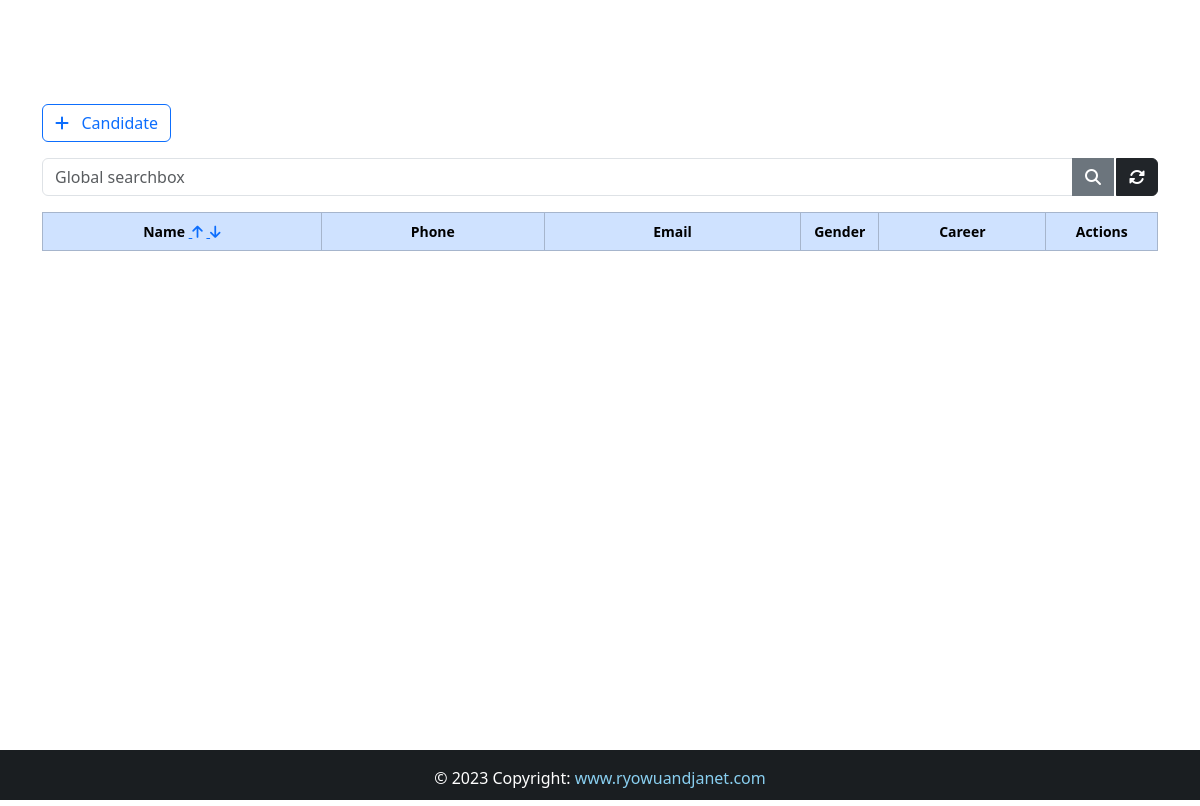
/, run on an earlier commit of the app's database.
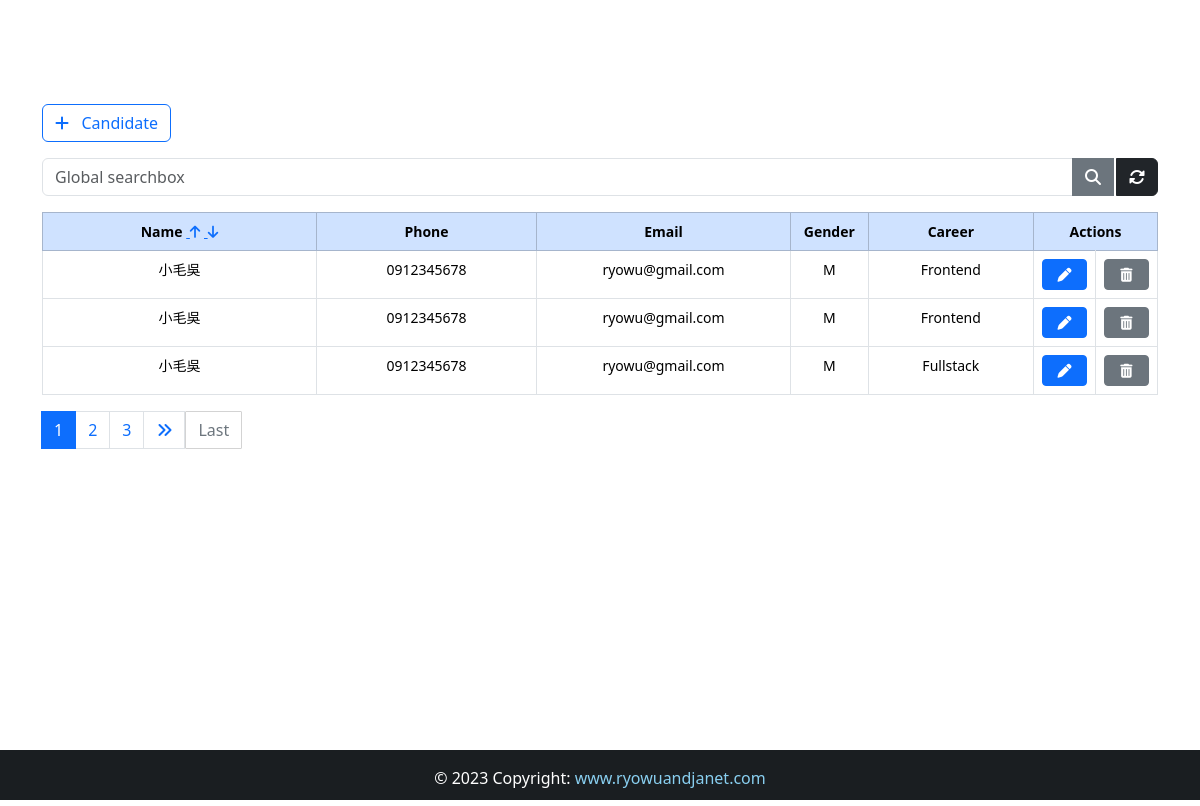
And on a later commit of the database.
### App/models.py (models this page shows, shortened)
class Candidate(models.Model):
    name = models.CharField(max_length=100)
    phone = models.CharField(max_length=25)
    email = models.CharField(max_length=100)
    gender = models.CharField(max_length=1,null=True, choices=GENDER)
    career = models.CharField(max_length=50,null=True, choices=CAREER)

### App/views.py (the view)
# urls.py: path("", views.Read.as_view(), name="read"),
class Read(ListView):
    model = Candidate
    queryset = Candidate.objects.all()
    paginate_by = 3
    def get_queryset(self):
        q = self.request.GET.get('q')
        sort_by = self.request.GET.get('sort_by')  # Get the sort parameter from the URL
        if q:
            object_list = self.model.objects.filter(
                Q(name__icontains=q) | Q(phone__icontains=q) | Q(email__icontains=q) |
                Q(gender__icontains=q) | Q(career__icontains=q)
            )
        else:
            object_list = self.model.objects.all()
        if sort_by == 'name_asc':
            object_list = object_list.order_by('name')
        elif sort_by == 'name_desc':
            object_list = object_list.order_by('-name')
        return object_list

### App/templates/App/candidate_list.html (shortened to what this page needs)
{% extends 'App/base.html' %}
{% block content %}
    <div class="container">
        <a href="{% url 'create' %}" class="btn btn-outline-primary mb-3 mt-5">
            <i class="fas fa-plus"></i>&nbsp;&nbsp; Candidate
        </a>
        <form>
            <div class="input-group mb-3">
                <input type="text" name="q" class="form-control input-sm" placeholder="Global searchbox" value="{{ request.GET.q }}">
                <button class="btn btn-secondary" title="Search"><i class="fas fa-search"></i></button>
                <a href="{% url 'read' %}" class="btn btn-dark" style="margin-left: 2px;" title="Refresh"> <i class="fas fa-sync-alt"></i></a>
            </div>
        </form>
        <table class="table table-bordered" style="text-align: center; font-size: 14px;">
            <thead class="table-primary">
                <tr>
                    <th id="th1" style="width: 25%;">Name
                        <a href="?q={{ request.GET.q }}&sort_by=name_asc">&nbsp;<i class="fa-solid fa-arrow-up"></i></a>
                        <a href="?q={{ request.GET.q }}&sort_by=name_desc">&nbsp;<i class="fa-solid fa-arrow-down"></i></a>
                    </th>
                    <th style="width: 20%;">Phone</th>
                    <th style="width: 23%;">Email</th>
                    <th style="width: 7%;">Gender</th>
                    <th style="width: 15%;">Career</th>
                    <th colspan="2" style="width: 10%;">Actions</th>
                </tr>
            </thead>
            {% for candidate in object_list %}
            <tr>
                <td>{{ candidate.name }}</td>
                <td>{{ candidate.phone }}</td>
                <td>{{ candidate.email }}</td>
                <td>{{ candidate.gender }}</td>
                <td>{{ candidate.career }}</td>
                <td>
                    <a href="{% url 'update' pk=candidate.id %}" class="btn btn-primary btn-sm" style="width: 45px;">
                        <i class="fas fa-pen"></i>
                    </a>
                </td>
                <td>
                    <a href="{% url 'delete' pk=candidate.id %}" class="btn btn-secondary btn-sm" style="width: 45px;">
                        <i class="fas fa-trash-alt"></i>
                    </a>
                </td>
            </tr>
            {% endfor %}
        </table>
        <nav>
            {% if page_obj.has_other_pages %}
            <ul class="pagination">
                {% for i in page_obj.paginator.page_range %}
                {% if page_obj.number == i %}
                <li class="page-item active">
                    <span class="page-link">
                        {{ i }}
                    </span>
                </li>
                {% else %}
                <li class="page-item">
                    <a href="?page={{ i }}" class="page-link">{{ i }}</a>
                </li>
                {% endif %}
                {% endfor %}
                {% if page_obj.has_next %}
                <li class="page-item">
                    <a href="?page={{ page_obj.next_page_number }}" class="page-link">
                        <i class="fas fa-angle-double-right"></i>
                    </a>
                </li>
                <a href="?page={{ page_obj.paginator.num_pages }}" class="btn btn-outline-secondary mb-4" style="border-radius: 1px; border: 1px solid #d3d3d3;">Last</a>
                {% else %}
                <li class="page-item disabled"></li>
                {% endif %}
            </ul>
            {% endif %}
        </nav>
    </div>
{% endblock content %}

### App/templates/App/base.html (shortened to what this page needs)
{% load static %}
<!DOCTYPE html>
<html lang="en">
<head>
    <link rel="stylesheet" href="https://cdnjs.cloudflare.com/ajax/libs/bootstrap/5.3.2/css/bootstrap.min.css" />
    <link rel="stylesheet" href="https://cdnjs.cloudflare.com/ajax/libs/font-awesome/6.4.2/css/all.min.css" />
    <link rel="stylesheet" href="{% static 'img/favicon.ico' %}">
    <link rel="stylesheet" href="{% static 'css/style.css' %}">
</head>
<body>
    <div class="wrapper">
        <header>
            <nav class="navbar navbar-expand-lg navbar-dark navbar {% block navbar %}{% endblock navbar %}">
                <a href="#" class="navbar-brand flex-grow-1 text-center">
                    {% block nav-content %}
                    <i class="fas fa-user friends"></i>&nbsp;&nbsp;LIST OF CANDIATES
                    {% endblock nav-content %}
                </a>
            </nav>
        </header>
        {% block content %}{% endblock content %}
    </div>
    <footer class="bg-dark text-center text-lg-start" id="footer" style="color: #fff;">
        <div class="text-center p-3" style="background-color: rgba(0,0,0,0.2);">
            &copy; {% now "Y" %} Copyright:
            <a href="#" class="text-light" style="text-decoration: none;">
                <span {% block footer %} style="color: #89cff0;"{% endblock footer %}>www.ryowuandjanet.com</span>
            </a>
        </div>
    </footer>
</body>
</html>

### App/static/css/style.css (style rules this page uses)
html, body { height: 100%; margin: 0; max-width: 100%; overflow: hidden; }
.wrapper { min-height: 100%; margin-bottom: -50px; }
#footer, .push { height: 50px; }

What changed in the data, as far as the page shows it:
added Candidate: name "小毛吳", phone "0912345678", email "ryowu@gmail.com", gender "M", career "Frontend"
added Candidate: name "小毛吳", phone "0912345678", email "ryowu@gmail.com", gender "M", career "Frontend"
added Candidate: name "小毛吳", phone "0912345678", email "ryowu@gmail.com", gender "M", career "Fullstack"
Also different on the page:
new list line: "1"
new list line: "2"
new list line: "3"
text now shown: "Last"
